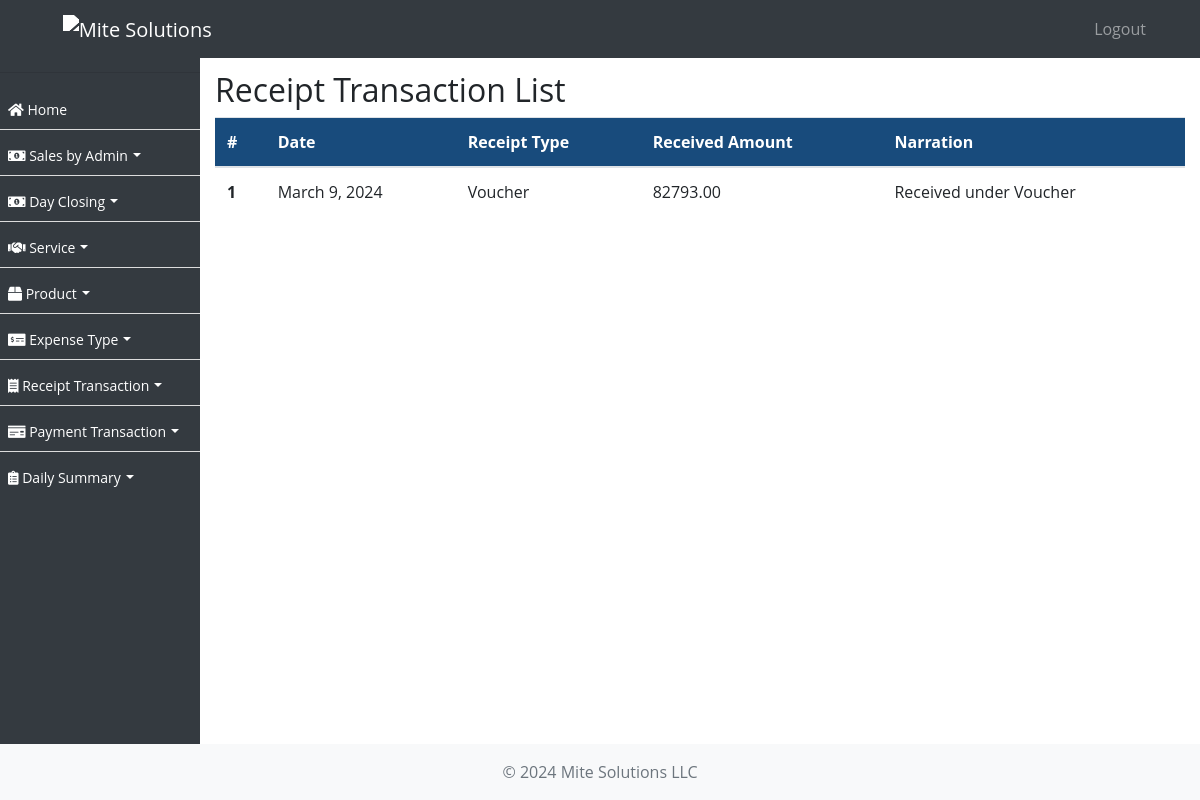
The page /receipt-transaction/ on the database as committed earlier.
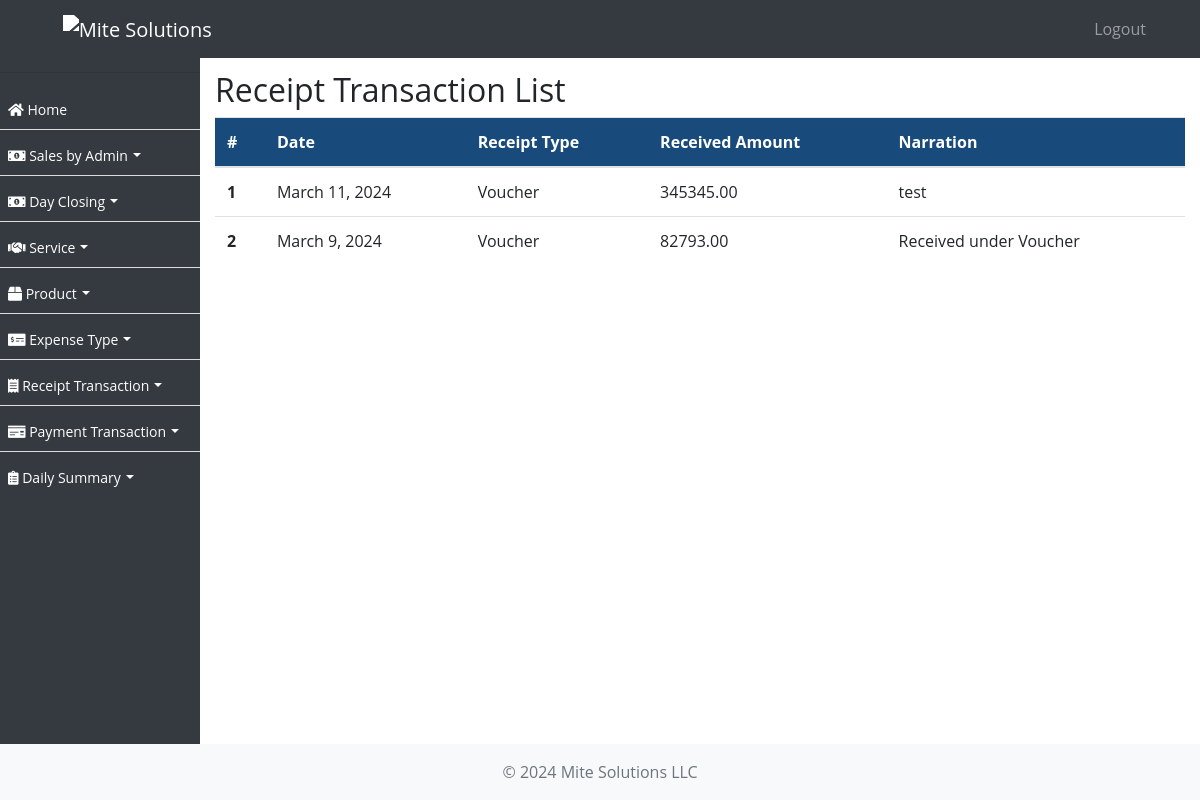
The same page on the database as committed later.
### ezshopapp/models.py (models this page shows, shortened)
class ReceiptTransaction(models.Model):
    date = models.DateField()
    receipt_type = models.ForeignKey(ReceiptType, on_delete=models.CASCADE)
    received_amount = models.DecimalField(max_digits=10, decimal_places=2)
    narration = models.TextField()
    created_on = models.DateTimeField(auto_now_add=True, null=True)

class ReceiptType(models.Model):
    name = models.CharField(max_length=255)
    created_on = models.DateTimeField(auto_now_add=True, null=True)

### ezshopapp/views.py (the view)
# urls.py: path('receipt-transaction/', ReceiptTransactionListView.as_view(), name='receipt_transaction_list'),
class ReceiptTransactionListView(ListView):
    model = ReceiptTransaction
    template_name = 'receipt_transaction_list.html'
    def get_queryset(self):
        return ReceiptTransaction.objects.order_by('-created_on')

### ezshopapp/templates/receipt_transaction_list.html (shortened to what this page needs)
{% extends 'base.html' %}
{% block content %}
  <h2>Receipt Transaction List</h2>
  <table class="table">
    <thead>
      <tr>
        <th scope="col">#</th>
        <th scope="col">Date</th>
        <th scope="col">Receipt Type</th>
        <th scope="col">Received Amount</th>
        <th scope="col">Narration</th>
      </tr>
    </thead>
    <tbody>
      {% for receipt_transaction in object_list %}
        <tr>
          <th scope="row">{{ forloop.counter }}</th>
          <td>{{ receipt_transaction.date }}</td>
          <td>{{ receipt_transaction.receipt_type.name }}</td>
          <td>{{ receipt_transaction.received_amount }}</td>
          <td>{{ receipt_transaction.narration }}</td>
        </tr>
      {% endfor %}
    </tbody>
  </table>
{% endblock %}

Rows that differ between the two databases and show on the page:
added ReceiptTransaction: date "March 11, 2024", receipt_type.name "Voucher", received_amount "345345.00", narration "test"
